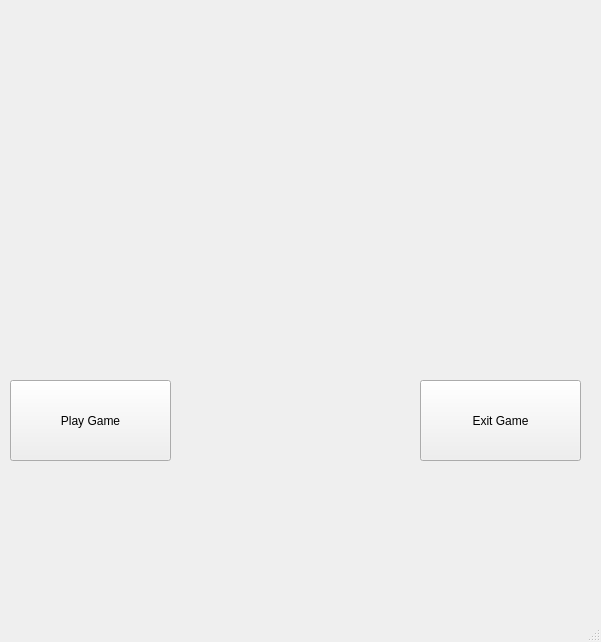
<?xml version="1.0" encoding="UTF-8"?>
<ui version="4.0">
 <class>MenuWindow</class>
 <widget class="QMainWindow" name="MenuWindow">
  <property name="geometry">
   <rect>
    <x>0</x>
    <y>0</y>
    <width>601</width>
    <height>642</height>
   </rect>
  </property>
  <property name="windowTitle">
   <string>MainWindow</string>
  </property>
  <widget class="QWidget" name="centralwidget">
   <widget class="QPushButton" name="playBtn">
    <property name="geometry">
     <rect>
      <x>10</x>
      <y>380</y>
      <width>161</width>
      <height>81</height>
     </rect>
    </property>
    <property name="text">
     <string>Play Game</string>
    </property>
   </widget>
   <widget class="QPushButton" name="endBtn">
    <property name="geometry">
     <rect>
      <x>420</x>
      <y>380</y>
      <width>161</width>
      <height>81</height>
     </rect>
    </property>
    <property name="text">
     <string>Exit Game</string>
    </property>
   </widget>
   <widget class="QLabel" name="label">
    <property name="geometry">
     <rect>
      <x>0</x>
      <y>0</y>
      <width>601</width>
      <height>601</height>
     </rect>
    </property>
    <property name="text">
     <string/>
    </property>
    <property name="pixmap">
     <pixmap>Resources/DSplash.png</pixmap>
    </property>
   </widget>
   <zorder>label</zorder>
   <zorder>endBtn</zorder>
   <zorder>playBtn</zorder>
  </widget>
  <widget class="QMenuBar" name="menubar">
   <property name="geometry">
    <rect>
     <x>0</x>
     <y>0</y>
     <width>601</width>
     <height>20</height>
    </rect>
   </property>
  </widget>
  <widget class="QStatusBar" name="statusbar"/>
 </widget>
 <resources/>
 <connections/>
</ui>
